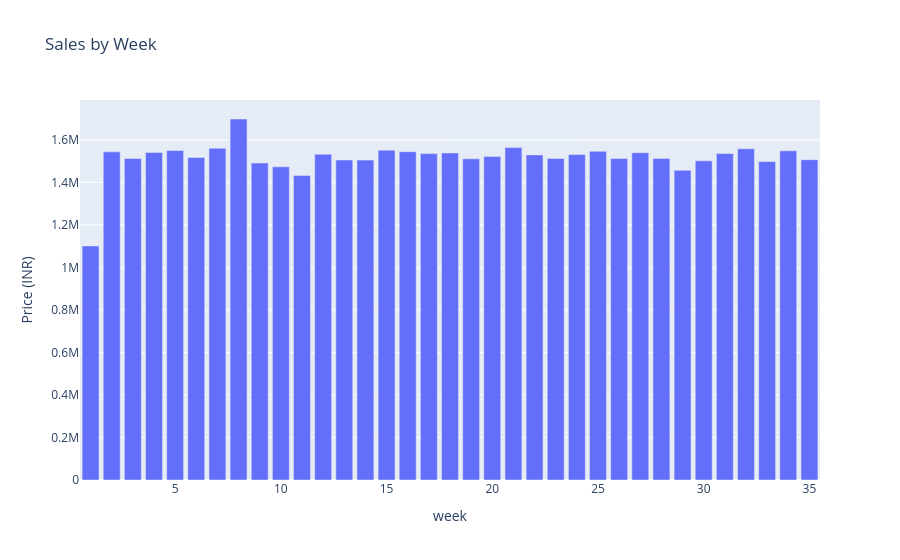

Notebook source saved alongside this figure:
### Code cell
fig=px.bar(week.sort_values(by='Price (INR)',ascending=False),
            x='week',
            y='Price (INR)',
            title='Sales by Week'
            )
fig.show()

### Figure 1 — Plotly figure (JSON) as saved in the notebook; plotly's stock layout.template omitted (floating-point values rounded to 4 significant figures)
{"data": [{"hovertemplate": "week=%{x}<br>Price (INR)=%{y}<extra></extra>", "legendgroup": "", "marker": {"color": "#636efa", "pattern": {"shape": ""}}, "name": "", "orientation": "v", "showlegend": false, "textposition": "auto", "type": "bar", "x": [8, 21, 7, 32, 15, 5, 34, 25, 16, 2, 4, 27, 18, 31, 17, 12, 24, 22, 20, 6, 28, 3, 23, 26, 19, 35, 13, 14, 30, 33, 9, 10, 29, 11, 1], "xaxis": "x", "y": [1698000.0, 1563000.0, 1560000.0, 1558000.0, 1551000.0, 1550000.0, 1548000.0, 1546000.0, 1544000.0, 1543000.0, 1540000.0, 1539000.0, 1538000.0, 1536000.0, 1535000.0, 1532000.0, 1531000.0, 1529000.0, 1522000.0, 1517000.0, 1513000.0, 1512000.0, 1512000.0, 1512000.0, 1511000.0, 1507000.0, 1505000.0, 1505000.0, 1501000.0, 1498000.0, 1491000.0, 1473000.0, 1457000.0, 1433000.0, 1101000.0], "yaxis": "y"}], "layout": {"barmode": "relative", "legend": {"tracegroupgap": 0}, "title": {"text": "Sales by Week"}, "xaxis": {"anchor": "y", "domain": [0, 1], "title": {"text": "week"}}, "yaxis": {"anchor": "x", "domain": [0, 1], "title": {"text": "Price (INR)"}}}}
